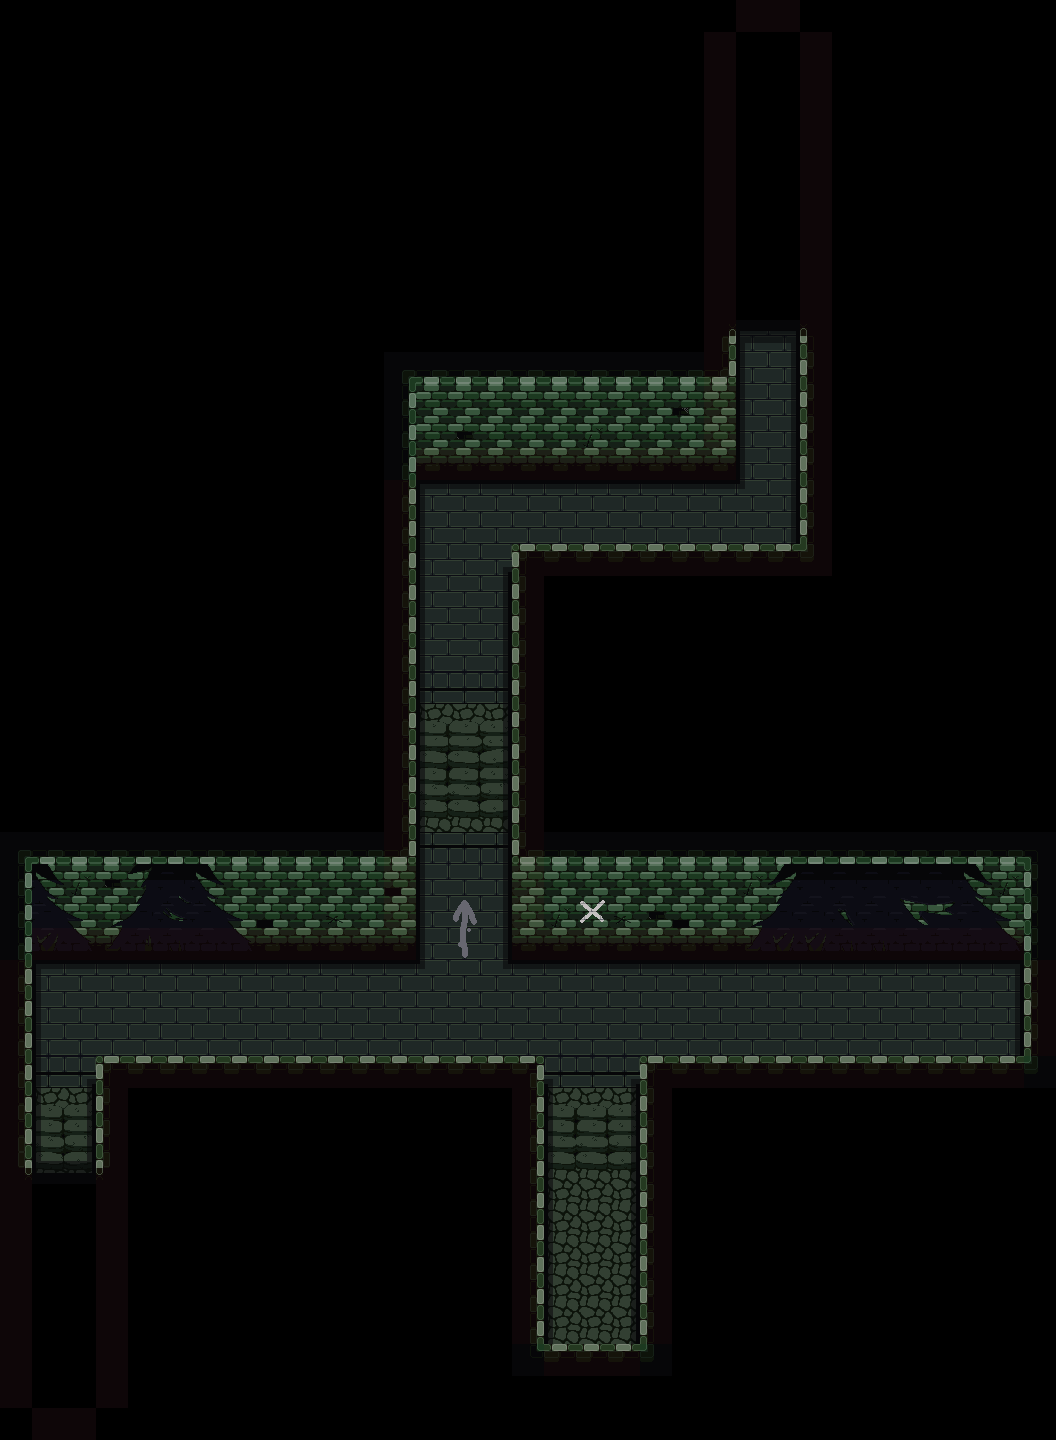

This is a level from a 2D game, rendered from its Tiled map with the project's own tilesets. A one-line summary and the map file follow, with tile-layer data summarised:
An orthogonal 33x45 tile map with 32x32 px tiles, 3 tile layers (стены, видимое, украшения), 11 tilesets and 90 objects (53x trigger_spike, 34x damage_trigger, player, level_change_trigger).

<map version="1.10" tiledversion="1.10.2" orientation="orthogonal" renderorder="right-down" width="33" height="45" tilewidth="32" tileheight="32" infinite="0" nextlayerid="12" nextobjectid="151">
 <tileset firstgid="1" source="Подземелье/TimeTravel_MedievalDungeon/0_TimeTravel_Dungeon.tsx" />
 <tileset firstgid="257" source="Подземелье/TimeTravel_MedievalDungeon/0_TimeTravel_DungeonDoors.tsx" />
 <tileset firstgid="491" source="Подземелье/TimeTravel_MedievalDungeon/0_InvisibleWall.tsx" />
 <tileset firstgid="492" source="Подземелье/TimeTravel_MedievalDungeon/0_Dark.tsx" />
 <tileset firstgid="522" source="Подземелье/TimeTravel_MedievalDungeon/0_TimeTravel_Arrows.tsx" />
 <tileset firstgid="538" source="Подземелье/TimeTravel_MedievalDungeon/0_TimeTravel_Note.tsx" />
 <tileset firstgid="541" source="Подземелье/TimeTravel_MedievalDungeon/0_TimeTravel_Grass.tsx" />
 <tileset firstgid="543" source="Подземелье/TimeTravel_MedievalDungeon/0_TimeTravel_WoodenTablet.tsx" />
 <tileset firstgid="555" source="Подземелье/TimeTravel_MedievalDungeon/0_TimeTravel_DungeonLaboratory.tsx" />
 <tileset firstgid="811" source="Подземелье/TimeTravel_MedievalDungeon/0_TimeTravel_Spikes.tsx" />
 <tileset firstgid="847" source="Подземелье/TimeTravel_MedievalDungeon/0_TimeTravel_TrollStatue.tsx" />
 <layer id="6" name="стены" width="33" height="45">
  <data>[1485 cells, 178 non-empty, 1 distinct tile ids]</data>
 </layer>
 <layer id="1" name="видимое" width="33" height="45" opacity="0.97">
  <data>[1485 cells, 499 non-empty, 52 distinct tile ids]</data>
 </layer>
 <layer id="7" name="украшения" width="33" height="45">
  <data>[1485 cells, 112 non-empty, 6 distinct tile ids]</data>
 </layer>
 <objectgroup id="5" name="объекты">
  <object id="18" type="player" gid="492" x="48" y="1408" width="32" height="32" />
  <object id="20" type="trigger_spike" gid="842" x="256" y="1024" width="32" height="32" />
  <object id="21" type="damage_trigger" gid="811" x="256" y="992" width="32" height="32">
   <properties>
    <property name="trigger_rect" value="0.1;0.1;0.8;0.8" />
   </properties>
  </object>
  <object id="22" type="damage_trigger" gid="811" x="256" y="1056" width="32" height="32">
   <properties>
    <property name="trigger_rect" value="0.1;0.1;0.8;0.8" />
   </properties>
  </object>
  <object id="24" type="damage_trigger" gid="811" x="288" y="1056" width="32" height="32">
   <properties>
    <property name="trigger_rect" value="0.1;0.1;0.8;0.8" />
   </properties>
  </object>
  <object id="25" type="damage_trigger" gid="811" x="320" y="992" width="32" height="32">
   <properties>
    <property name="trigger_rect" value="0.1;0.1;0.8;0.8" />
   </properties>
  </object>
  <object id="26" type="damage_trigger" gid="811" x="320" y="1056" width="32" height="32">
   <properties>
    <property name="trigger_rect" value="0.1;0.1;0.8;0.8" />
   </properties>
  </object>
  <object id="28" type="damage_trigger" gid="827" x="288" y="992" width="32" height="32">
   <properties>
    <property name="trigger_rect" value="0.1;0.1;0.8;0.8" />
   </properties>
  </object>
  <object id="29" gid="847" x="544" y="1344" width="96" height="64">
   <properties>
    <property name="collision_rect" value="1.1;1.1;0.8;0.8" />
    <property name="pivot" value="1.5;1" />
   </properties>
  </object>
  <object id="30" type="damage_trigger" gid="831" x="544" y="1312" width="32" height="32">
   <properties>
    <property name="trigger_rect" value="0.1;0.1;0.8;0.4" />
   </properties>
  </object>
  <object id="31" type="damage_trigger" gid="831" x="576" y="1312" width="32" height="32">
   <properties>
    <property name="trigger_rect" value="0.1;0.1;0.8;0.4" />
   </properties>
  </object>
  <object id="32" type="damage_trigger" gid="831" x="608" y="1312" width="32" height="32">
   <properties>
    <property name="trigger_rect" value="0.1;0.1;0.8;0.4" />
   </properties>
  </object>
  <object id="33" type="damage_trigger" gid="827" x="544" y="1280" width="32" height="32">
   <properties>
    <property name="trigger_rect" value="0.1;0.1;0.8;0.8" />
   </properties>
  </object>
  <object id="34" type="damage_trigger" gid="811" x="576" y="1280" width="32" height="32">
   <properties>
    <property name="trigger_rect" value="0.1;0.1;0.8;0.8" />
   </properties>
  </object>
  <object id="35" type="damage_trigger" gid="811" x="608" y="1280" width="32" height="32">
   <properties>
    <property name="trigger_rect" value="0.1;0.1;0.8;0.8" />
   </properties>
  </object>
  <object id="36" type="trigger_spike" gid="842" x="544" y="1248" width="32" height="32" />
  <object id="37" type="trigger_spike" gid="842" x="576" y="1248" width="32" height="32" />
  <object id="38" type="trigger_spike" gid="842" x="608" y="1248" width="32" height="32" />
  <object id="39" type="trigger_spike" gid="842" x="288" y="1024" width="32" height="32" />
  <object id="40" type="trigger_spike" gid="842" x="320" y="1024" width="32" height="32" />
  <object id="41" type="trigger_spike" gid="842" x="352" y="1024" width="32" height="32" />
  <object id="42" type="trigger_spike" gid="842" x="384" y="1024" width="32" height="32" />
  <object id="43" type="trigger_spike" gid="842" x="416" y="1024" width="32" height="32" />
  <object id="44" type="trigger_spike" gid="842" x="448" y="1024" width="32" height="32" />
  <object id="45" type="trigger_spike" gid="842" x="480" y="1024" width="32" height="32" />
  <object id="46" type="trigger_spike" gid="842" x="512" y="1024" width="32" height="32" />
  <object id="47" type="trigger_spike" gid="842" x="544" y="1024" width="32" height="32" />
  <object id="48" type="trigger_spike" gid="842" x="576" y="1024" width="32" height="32" />
  <object id="49" type="trigger_spike" gid="842" x="576" y="1056" width="32" height="32" />
  <object id="50" type="trigger_spike" gid="842" x="448" y="992" width="32" height="32" />
  <object id="51" type="damage_trigger" gid="811" x="352" y="992" width="32" height="32">
   <properties>
    <property name="trigger_rect" value="0.1;0.1;0.8;0.8" />
   </properties>
  </object>
  <object id="52" type="damage_trigger" gid="811" x="384" y="992" width="32" height="32">
   <properties>
    <property name="trigger_rect" value="0.1;0.1;0.8;0.8" />
   </properties>
  </object>
  <object id="53" type="damage_trigger" gid="811" x="416" y="992" width="32" height="32">
   <properties>
    <property name="trigger_rect" value="0.1;0.1;0.8;0.8" />
   </properties>
  </object>
  <object id="54" type="damage_trigger" gid="811" x="352" y="1056" width="32" height="32">
   <properties>
    <property name="trigger_rect" value="0.1;0.1;0.8;0.8" />
   </properties>
  </object>
  <object id="55" type="damage_trigger" gid="831" x="384" y="1056" width="32" height="32">
   <properties>
    <property name="trigger_rect" value="0.1;0.1;0.8;0.4" />
   </properties>
  </object>
  <object id="56" type="damage_trigger" gid="831" x="512" y="1056" width="32" height="32">
   <properties>
    <property name="trigger_rect" value="0.1;0.1;0.8;0.4" />
   </properties>
  </object>
  <object id="57" type="damage_trigger" gid="831" x="448" y="1056" width="32" height="32">
   <properties>
    <property name="trigger_rect" value="0.1;0.1;0.8;0.4" />
   </properties>
  </object>
  <object id="58" type="damage_trigger" gid="815" x="416" y="1056" width="32" height="32">
   <properties>
    <property name="trigger_rect" value="0.1;0.5;0.8;0.4" />
   </properties>
  </object>
  <object id="59" type="trigger_spike" gid="842" x="608" y="992" width="32" height="32" />
  <object id="60" type="trigger_spike" gid="842" x="608" y="1024" width="32" height="32" />
  <object id="61" type="trigger_spike" gid="842" x="608" y="1056" width="32" height="32" />
  <object id="62" type="trigger_spike" gid="842" x="640" y="992" width="32" height="32" />
  <object id="63" type="trigger_spike" gid="842" x="640" y="1024" width="32" height="32" />
  </objectgroup>
</map>
<!-- 47 of 90 objects omitted -->
